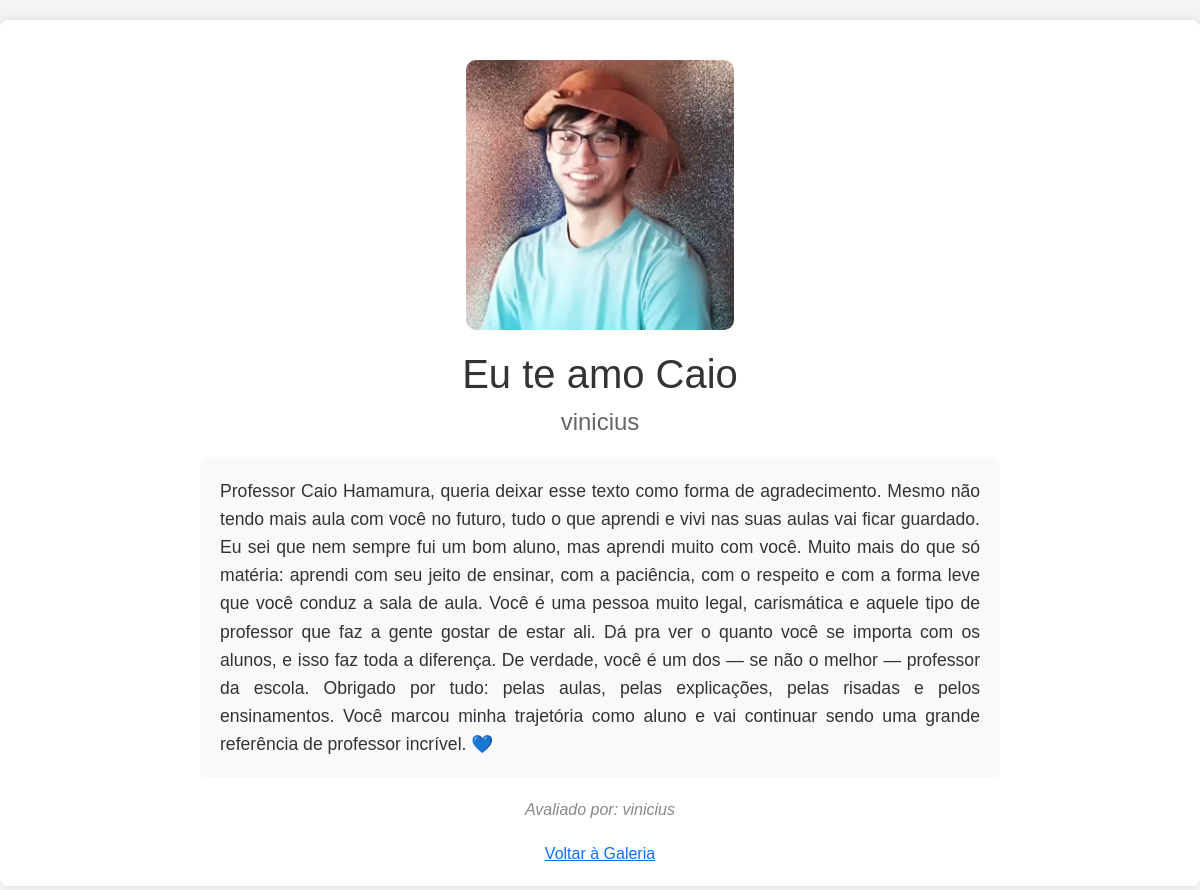
Page /album/5/ on the committed database.
### MusicRank/models.py (models this page shows, shortened)
class Album(models.Model):
    title = models.CharField(max_length=100)
    artist = models.CharField(max_length=100)
    image = models.ImageField(upload_to="albums/", blank=True, null=True)
    review = models.TextField()
    user = models.ForeignKey(User, on_delete=models.CASCADE)

### MusicRank/views.py (the view)
# urls.py: path('album/<int:album_id>/', views.album_detail, name='album_detail'),
def album_detail(req, album_id):
    album = get_object_or_404(models.Album, id=album_id)
    return render(req, 'album_detail.html', {'album': album})

### MusicRank/templates/album_detail.html (shortened to what this page needs)
{% extends "mestre.html" %}
{% block conteudo %}
<div class="album-detail">
    {% if album.image %}
        <img src="{{ album.image.url }}" alt="{{ album.title }}" class="album-image">
    {% endif %}
    <h1>{{ album.title }}</h1>
    <h2>{{ album.artist }}</h2>
    <p class="review">{{ album.review }}</p>
    <p class="author">Avaliado por: {{ album.user.username }}</p>
    <a href="{% url 'albums' %}">Voltar à Galeria</a>
</div>
{% endblock conteudo %}

### MusicRank/static/estilo.css (style rules this page uses)
body { font-family: Arial, sans-serif; margin: 0; padding: 0; background-color: #f4f4f4; color: #333; }
h1, h2 { text-align: center; color: #333; }
.album-detail { text-align: center; max-width: 800px; margin: 0 auto; }
.album-image { max-width: 300px; max-height: 300px; border-radius: 10px; margin: 20px 0; }
.album-detail h1 { color: #333; margin-bottom: 10px; }
.album-detail h2 { color: #666; font-size: 1.5em; margin-bottom: 20px; }
.review { text-align: justify; font-size: 1.1em; line-height: 1.6; margin: 20px 0; padding: 20px; background-color: #f9f9f9; border-radius: 8px; }
.author { font-style: italic; color: #888; margin-bottom: 20px; }

### rows in the picture
Album: image (picture), title "Eu te amo Caio", artist "vinicius", review "Professor Caio Hamamura, queria deixar esse texto como forma de agradecimento. Mesmo não tendo mais aula com você no futuro, tudo o que aprendi e vivi nas suas aulas vai ficar guardado. Eu sei que nem sempre fui um bom aluno, mas aprendi muito com você. Muito mais do que só matéria: aprendi com seu jeito de ensinar, com a paciência, com o respeito e com a forma leve que você conduz a sala de aula. Você é uma pessoa muito legal, carismática e aquele tipo de professor que faz a gente gostar de estar ali. Dá pra ver o quanto você se importa com os alunos, e isso faz toda a diferença. De verdade, você é um dos — se não o melhor — professor da escola. Obrigado por tudo: pelas aulas, pelas…", user.username "vinicius"
